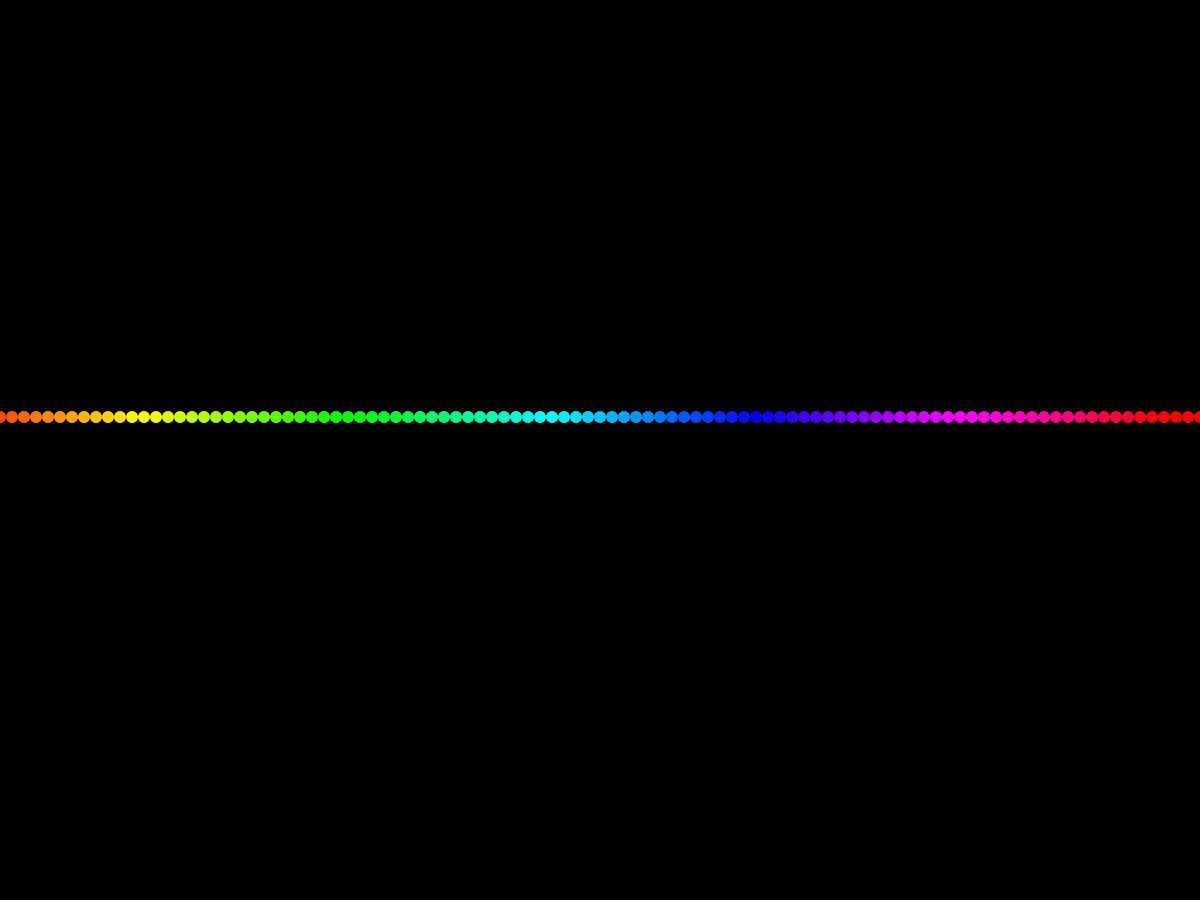
Frame 1 (no input)
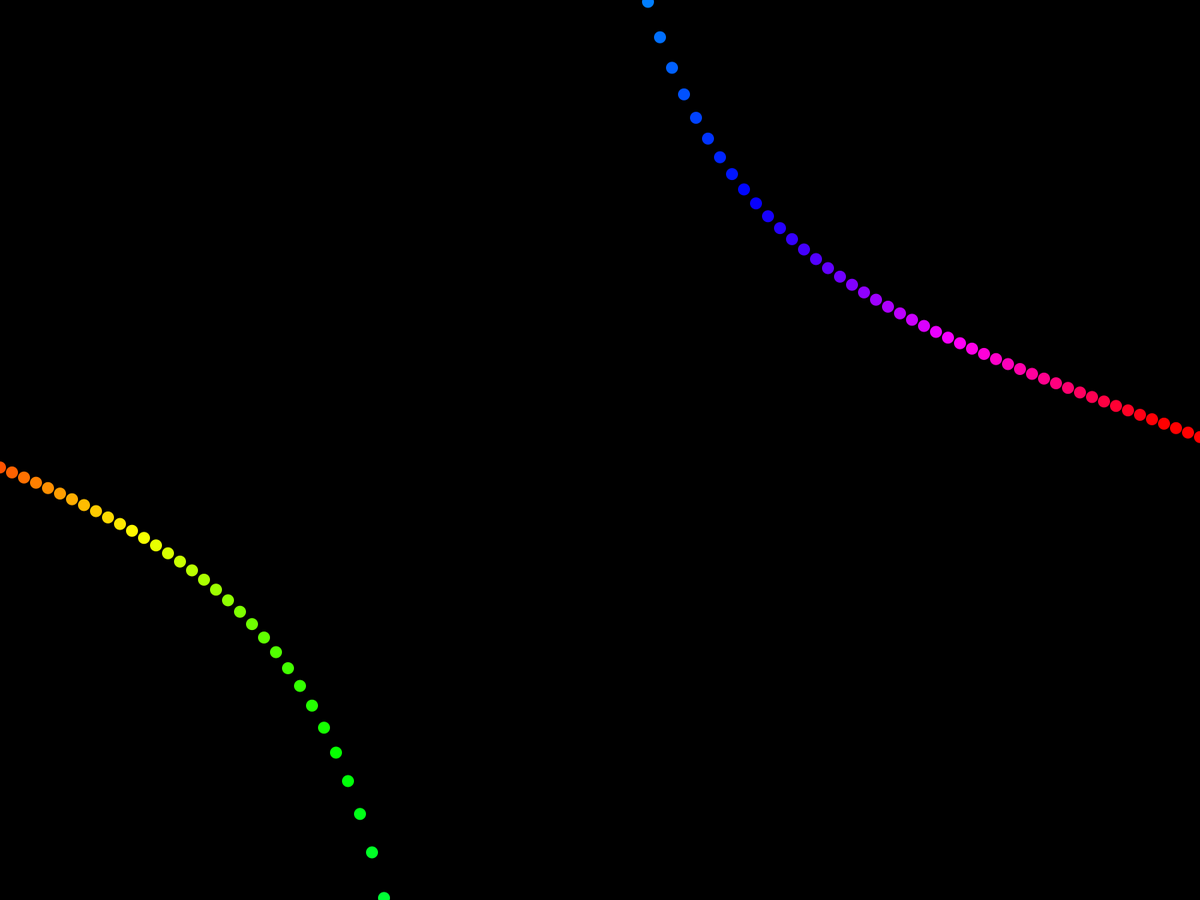
Frame 60 (the mouse pressed at the canvas centre just before this capture)
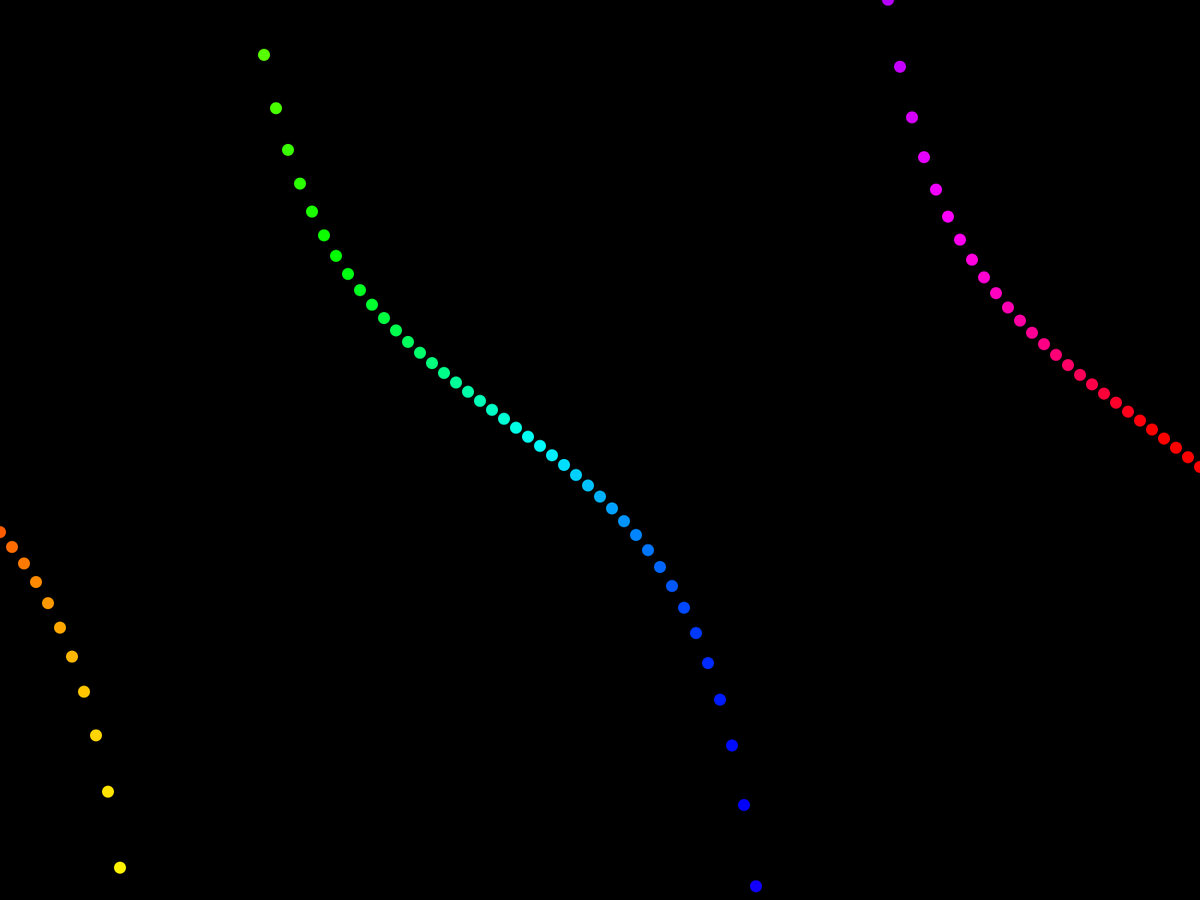
Frame 120 (the mouse held since frame 60 and released just before this capture)

The Processing sketch that drew these frames (run headless with seeded random() and noise(); from frame 60 on, the mouse is pressed at the canvas centre):

// Processing sketch: Tan_Wave
// ── Tan_Wave.pde
float ypos = 0;

int time = 0;

void setup() {

  fullScreen();

  noStroke();
  colorMode(HSB);
}

void draw() {

  background(0);

  for (float i = 0; i < 150; i ++) {

    ypos = tan((i+10)*time/2000)*200+256;

    fill((time + i*100)/40 % 330+10, 255, 255);

    ellipse(16*(i-1), height/4+ypos, 16, 16);

  }
  time ++;
}
